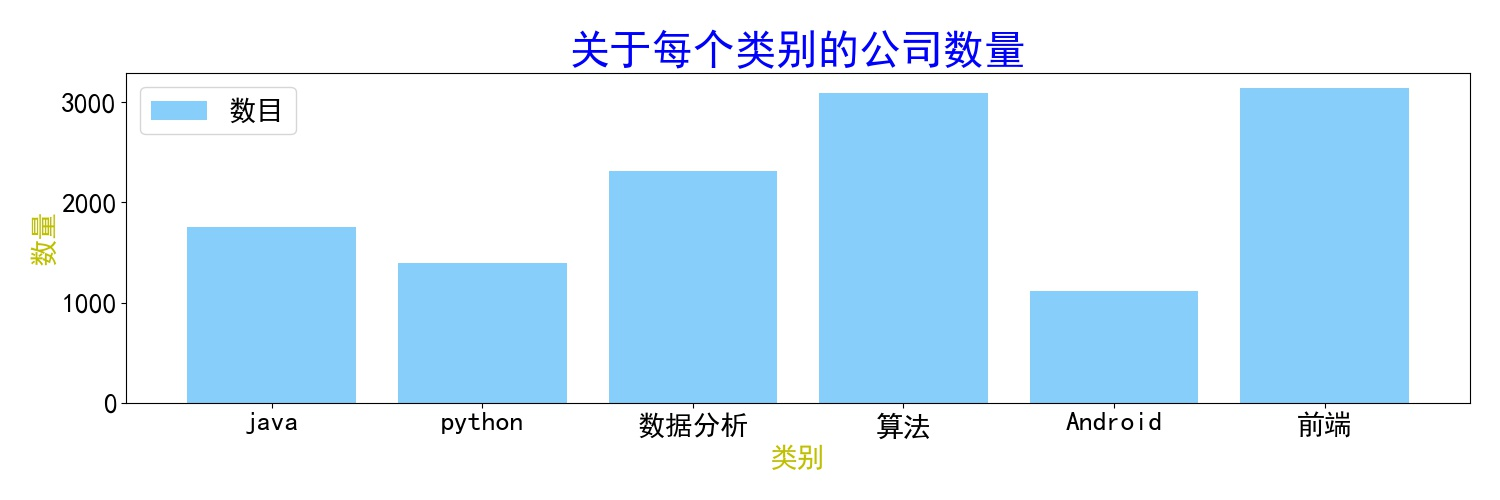

Here is the Python script that generated this plot:
# encoding='utf-8'
import pandas as pd
import matplotlib as mpl
import matplotlib.pylab as plt
import wordcloud
from imageio import imread

def analysis_data():
    # 显示的最大行数和列数，如果超额就显示省略号，这个指的是多少个dataFrame的列。
    # pd.set_option('display.max_rows', 30000)
    pd.set_option('display.max_columns', 20)
    pd.set_option('display.width',None)
    pd.set_option("display.unicode.ambiguous_as_wide", True)  # 输出列表标签与列对齐
    pd.set_option("display.unicode.east_asian_width", True)  # 输出列表标签与列对齐

    # 读取文件
    data=pd.read_excel("../数据分析/预处理文件.xlsx")

    sorts = ["java", "python", "数据分析", "算法", "Android", "前端"]

    print("所获取信息中关于每个类别的公司数量".center(100, "—"))
    tempStr = ["java" or "JAVA" or "Java", "python" or "Python" or "PYTHON", "数据分析", "算法", "Android"or"安卓"or"android", "前端"]
    tempNum=[]
    for i in range(len(sorts)):
        print_name = data["职位名称"].str.contains(tempStr[i])
        number = print_name[print_name == 1].index
        tempNum.append(len(number))
        print("关于'{}'的公司共有{}个".format(sorts[i], len(number)))

    # 解决中文乱码问题
    mpl.rcParams['font.sans-serif'] = ['SimHei']
    mpl.rcParams['axes.unicode_minus']=False
    plt.rcParams['font.size'] = 20  # 设置字体大小，全局有效
    # 创建窗口,分辨率:像素/英寸
    plt.figure(figsize=(15,5),dpi=100)
    x=[sorts[0],sorts[1],sorts[2],sorts[3],sorts[4],sorts[5]]
    y=[tempNum[0],tempNum[1],tempNum[2],tempNum[3],tempNum[4],tempNum[5]]
    # 绘制柱状图
    plt.bar(x,y,color='#87CEFA',alpha=1,label='数目')
    plt.title('关于每个类别的公司数量', fontproperties='SimHei', fontsize=30, color='b')
    # plt.tick_params(axis='x', labelsize=15)  # 设置x轴标签大小
    # plt.yticks(rotation=55)
    plt.xlabel('类别', fontproperties='SimHei', fontsize=20, color='y')
    plt.ylabel('数量', fontdict={'name': 'SimHei', 'size': '20', 'color': 'y'})
    plt.legend()#显示图例
    plt.tight_layout()  # 调整整体空白
    plt.subplots_adjust(wspace=0, hspace=0)  # 调整子图间距
    # plt.show()#显示图形
    plt.savefig('所获信息的公司数量.jpg')
    print("保存成功")


if __name__ == '__main__':
    analysis_data()